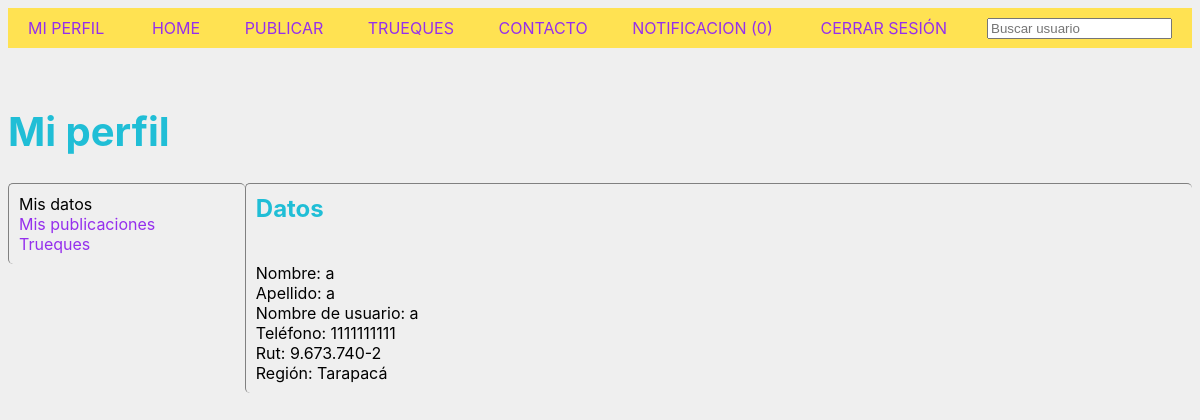
/perfil/a/ (signed in), run on the app's committed database.
### truequeapp/models.py (models this page shows)
class Usuario(AbstractUser):
    id = models.IntegerField(blank=False, primary_key=True)
    rut = models.CharField(max_length=13, blank=True)
    numero = models.CharField(max_length=13, blank=True)
    red_social = models.URLField(blank=True)
    regiones = [('Arica y Parinacota', 'Arica y Parinacota'), ('Antofagasta', 'Antofagasta'), ('Tarapacá', 'Tarapacá'),
                ('Atacama', 'Atacama'), ('Coquimbo', 'Coquimbo'), ('Valparaíso', 'Valparaíso'),
                ('Región del Libertador Gral. Bernardo O’Higgins', 'Región del Libertador Gral. Bernardo O’Higgins'),
                ('Región del Maule', 'Región del Maule'), ('Región del Biobío', 'Región del Biobío'),
                ('Región de la Araucanía', 'Región de la Araucanía'), ('Región de Los Ríos', 'Región de Los Ríos'),
                ('Región de Los Lagos', 'Región de Los Lagos'),
                ('Región Aisén del Gral. Carlos Ibáñez del Campo', 'Región Aisén del Gral. Carlos Ibáñez del Campo'),
                ('Región de Magallanes y de la Antártíca Chilena', 'Región de Magallanes y de la Antártíca Chilena'),
                ('Región Metropolitana de Santiago', 'Región Metropolitana de Santiago')]
    region = models.CharField(max_length=254, choices=regiones)
    correo_respaldo = models.EmailField(max_length=254, blank=True)
    def get_num_mess(self):
        return len(Mensaje.objects.filter(usuario_id=self.id, estado="N").values())

### truequeapp/views.py (the view, shortened to what this page needs)
# urls.py: url(r'^perfil/(?P<username>[\w\-]+)/$', views.perfil, name='perfil'),
def perfil(request, username):
    try:
        usuario = Usuario.objects.get(username=username)
    except:
        datos = {"usuario": username}
        return render(request, "truequeapp/perfil_no_encontrado.html", datos)
    if request.user.is_authenticated and request.user == usuario:
        datos = {"nombre": usuario.first_name, "apellido": usuario.last_name, "usuario": usuario.username,
                 "rut": usuario.rut, "red_social": usuario.red_social, "email": usuario.email,
                 "telefono": usuario.numero, "region": usuario.region}
        return render(request, "truequeapp/mi_perfil.html", datos)
    else:
        return HttpResponseRedirect('/login/')

### truequeapp/templates/truequeapp/mi_perfil.html (shortened to what this page needs)
<!DOCTYPE html>
<html lang="es">
{% load static %}
<head>
    <link rel="stylesheet" type="text/css" href="{% static 'truequeapp/css/mi_perfil.css' %}">
</head>
<body>
    {% include "barra.html" %}
    <div>
        <h1 class="tgrande">Mi perfil</h1>
        <div class="row">
            <div class="column left">
                Mis datos<br>
                <a href="/mis_publicaciones/">Mis publicaciones </a><br>
                <a href="/mis_trueques/">Trueques</a>
            </div>
            <div  class="column right">
                <div class="titulo">Datos</div><br><br>
                Nombre: {{nombre}}<br>
                Apellido: {{apellido}}<br>
                Nombre de usuario: {{usuario}}<br>
                Teléfono: {{telefono}}<br>
                Rut: {{rut}}<br>
                Región: {{region}}
            </div>
        </div>
    </div>
</body>
</html>

### truequeapp/templates/truequeapp/barra.html (shortened to what this page needs)
<!DOCTYPE html>
<html lang="es">
{% load static %}
<head>
    <link rel="stylesheet" type="text/css" href="{% static 'truequeapp/css/barra.css' %}">
</head>
<body>
    {% if user.is_authenticated %}
        <div id="barra_grande">
            <ul id="barra">
                <li class="first"><a href="/perfil/{{ user.username }}">Mi perfil</a></li>
                <li><a href="/home/">Home</a></li>
                <li><a href="/publicar/">Publicar</a></li>
                <li><a href="/publicaciones/">Trueques</a></li>
                <li><a href="/contacto/">Contacto</a></li>
                <li><a href="/notificacion/">Notificacion ({{ user.get_num_mess }})</a></li>
                <li class="last"><input id="perfil" name="perfil" onkeypress="irAPerfil(event)" value="" placeholder="Buscar usuario"></li>
                <li class="last"><a href="/logout/">Cerrar sesión</a></li>
            </ul>
        </div>
    {% endif %}
</body>
</html>

### truequeapp/static/truequeapp/css/mi_perfil.css (style rules this page uses)
* { box-sizing: border-box; }
.column { float: left; padding: 10px; height: available; }
.left { text-align: left; display: inline; border-left: 1px solid gray; border-top: 1px solid gray; border-collapse: collapse; border-radius: 5px; width: 20%; height: auto; }
.right { border-left: 1px solid gray; border-top: 1px solid gray; border-collapse: collapse; border-radius: 5px; text-align: left; width: 80%; height: available; }
.row:after { content: ""; display: table; clear: both; }
.titulo { font-weight: bold; font-size: 150%; color: #20BED6; }
.tgrande { font-weight: bold; font-size: 250%; color: #20BED6 }

### truequeapp/static/truequeapp/css/barra.css (style rules this page uses)
body { font-family: -apple-system, BlinkMacSystemFont, Segoe UI, Helvetica, Arial, sans-serif, Apple Color Emoji, Segoe UI Emoji; background-color: #efefef; }
#barra { margin: 0; padding: 0; list-style: none; text-transform: uppercase; text-align: center; }
#barra_grande { width: 100%; margin-bottom: 5%; background-color: #ffe252; }
a { text-decoration-line: none; color: #952FED; }
#barra li { display: inline-flex; margin: 10px 20px; }
#barra li.last { float:right !important; }
#barra li.first { float:left !important; }

### data on the page
Usuario: get_num_mess "0", numero "1111111111", rut "9.673.740-2", region "Tarapacá"

### other printed values
{{ nombre }} "a"
{{ apellido }} "a"
{{ usuario }} "a"
